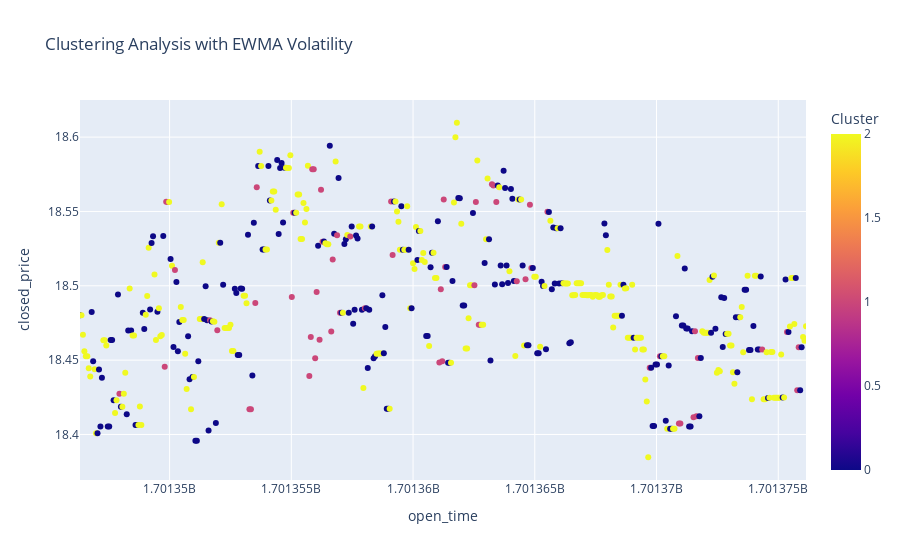

The notebook cell saved with this chart:
### Code cell
fig = px.scatter(clusterData, x='open_time', y='closed_price', color='Cluster',
                 title='Clustering Analysis with EWMA Volatility',
                 labels={'Close': 'closed_price', 'Cluster': 'Cluster'},
                 range_x=[clusterData['open_time'].min(), clusterData['open_time'].max()])

fig.show()

### Figure 1 — Plotly figure (JSON) as saved in the notebook; plotly's stock layout.template omitted (floating-point values rounded to 4 significant figures; data arrays with more than 128 entries replaced by an {"elided": "..."} marker saying what was removed)
{"data": [{"hovertemplate": "open_time=%{x}<br>closed_price=%{y}<br>Cluster=%{marker.color}<extra></extra>", "legendgroup": "", "marker": {"color": {"elided": "498 int values"}, "coloraxis": "coloraxis", "symbol": "circle"}, "mode": "markers", "name": "", "orientation": "v", "showlegend": false, "type": "scatter", "x": {"elided": "498 int values"}, "xaxis": "x", "y": {"elided": "498 float values"}, "yaxis": "y"}], "layout": {"coloraxis": {"colorbar": {"title": {"text": "Cluster"}}, "colorscale": [[0, "#0d0887"], [0.1111, "#46039f"], [0.2222, "#7201a8"], [0.3333, "#9c179e"], [0.4444, "#bd3786"], [0.5556, "#d8576b"], [0.6667, "#ed7953"], [0.7778, "#fb9f3a"], [0.8889, "#fdca26"], [1, "#f0f921"]]}, "legend": {"tracegroupgap": 0}, "title": {"text": "Clustering Analysis with EWMA Volatility"}, "xaxis": {"anchor": "y", "domain": [0, 1], "range": [1701346320, 1701376140], "title": {"text": "open_time"}}, "yaxis": {"anchor": "x", "domain": [0, 1], "title": {"text": "closed_price"}}}}
